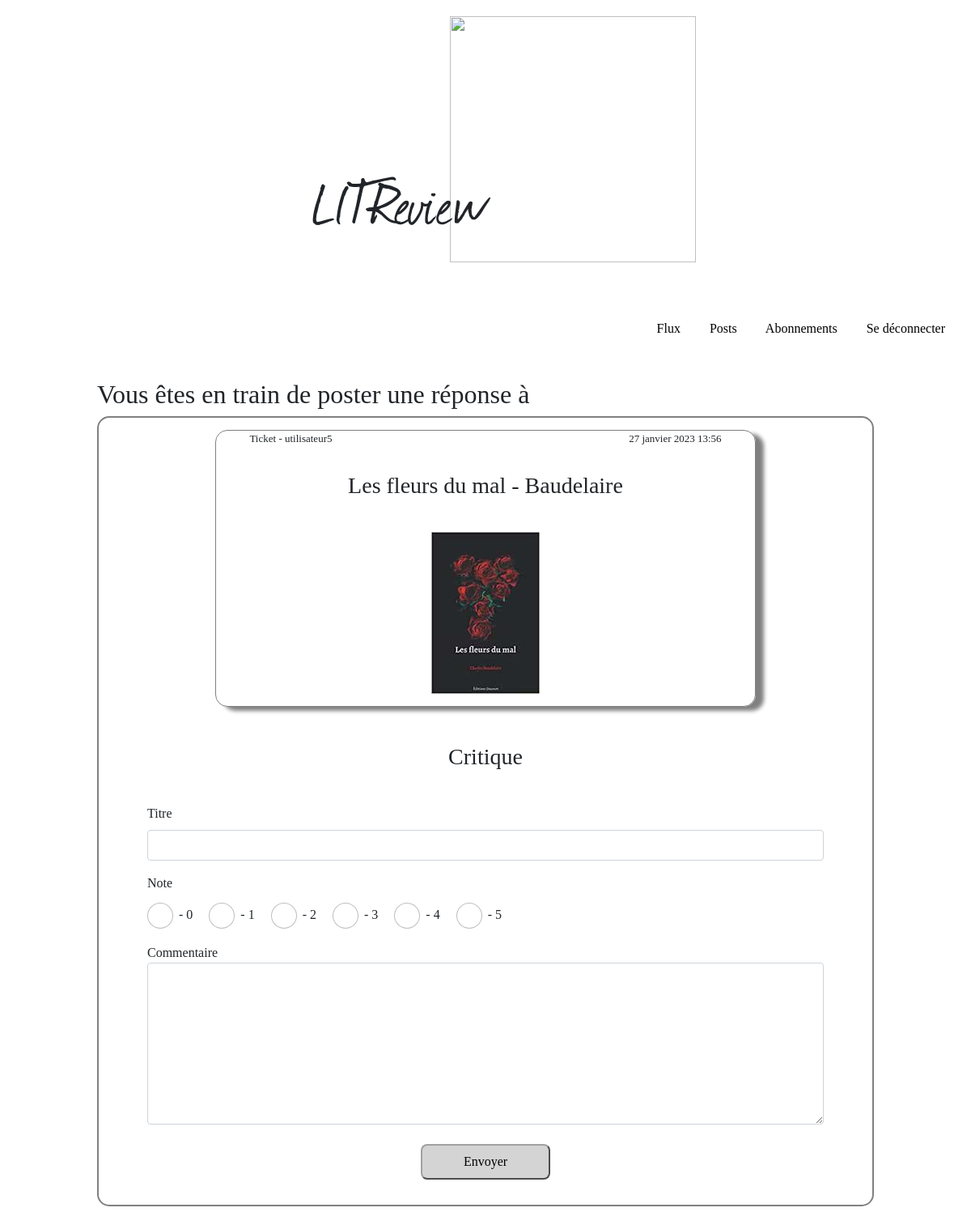
Screenshot of /review/ticket27/create/ (signed in) with the database file from the repository.
### blog/models.py (models this page shows, shortened)
class Ticket(models.Model):
    title = models.CharField(max_length=128)
    description = models.TextField(max_length=2048, blank=True)
    user = models.ForeignKey(to=settings.AUTH_USER_MODEL, on_delete=models.CASCADE)
    image = models.ImageField(null=True, blank=True)
    time_created = models.DateTimeField(auto_now_add=True)
    is_reviewed = models.BooleanField(default=False)
    IMAGE_MAX_SIZE = (200, 200)

### blog/views.py (the view, shortened to what this page needs)
# urls.py: path('review/ticket<int:ticket_id>/create/', blog.views.review_specific_ticket_create, name='review_specific_ticket_create'),
@login_required
def review_specific_ticket_create(request, ticket_id):
    ticket = models.Ticket.objects.get(id=ticket_id)
    review_form = forms.ReviewForm()
    context = {
        'review_form': review_form,
        'ticket': ticket,
    }
    return render (request, 'blog/review_specific_ticket_create.html', context=context)

### blog/forms.py
class ReviewForm(forms.ModelForm):
    class Meta:
        model = models.Review
        fields = ['headline', 'rating', 'body']

### blog/templates/blog/review_specific_ticket_create.html
{% extends 'base.html' %}
{% block content %}
    <h2>Vous êtes en train de poster une réponse à </h2>
    <div class="review">
        <div class="ticket">
            {% include "blog/partials/ticket_view_snippet.html" with ticket=ticket%}
        </div>
        <h3>Critique</h3>
        <form method="post" enctype="multipart/form-data">
            {% include "blog/partials/review_form_snippet.html" %}
            <button type="submit" class="button-type">Envoyer</button>
        </form>
    </div>
{% endblock content %}

### blog/templates/blog/partials/ticket_view_snippet.html (shortened to what this page needs)
    <div class="ticket-information">
        {% if request.user == ticket.user %}
            <p>Ticket - Vous</p>
        {% else %}
            <p>Ticket - {{ ticket.user }}</p>
        {% endif %}
        <p>{{ ticket.time_created }}</p>
    </div>
    <h3>{{ ticket.title }}</h3>
    {% if ticket.image.url is not None %}
        <img src="{{ ticket.image.url }}">
    {% endif %}

### static/LITReview/styles.css (style rules this page uses)
body { font-family:'Times New Roman', Times, serif; }
p { text-align: justify; }
.ticket, .review { margin-left: 10%; margin-right: 10%; margin-bottom: 30px; padding: 0% 5%; border: solid; border-color: gray; border-radius: 15px; display: flex; flex-direction: column; }
.review { border-width: 2px; }
.ticket { box-shadow: 10px 5px 5px gray; border-width: 1px; }
.review > .ticket { margin-top: 15px; }
.ticket h3, .review h3 { text-align: center; }
.ticket-information, .review-information { padding-top: -15px; font-size: small; display: flex; flex-direction: row; justify-content: space-between; }
h2 { font-weight: normal; margin-left: 10%; }
h3 { margin-top: 15px; margin-bottom: 25px; }
form { display:flex; flex-direction: column; }
.button-type { color: black; border-radius: 8px; border-style: outset; border-width: 2px; border-color: rgb(161, 161, 161); padding-top: 8px; padding-bottom: 8px; margin-left: auto; margin-right: auto; margin-bottom: 15px; background-color: rgb(212, 212, 212); text-align: center; cursor: pointer; font-family: Georgia, 'Times New Roman', Times, serif; font-size: medium; text-decoration: none; width: 160px; }
article img { margin: auto; margin-bottom: 15px; }

### rows the page displays
Ticket: user "utilisateur5", time_created "27 janvier 2023 13:56", title "Les fleurs du mal - Baudelaire", image (picture)
